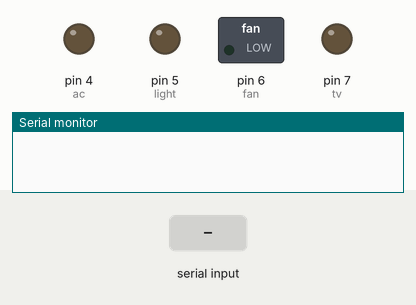
Recording of a sketch running on a simulated Arduino Uno, built with avr-gcc and run on an emulated ATmega328P. On the bench: switched loads named in the sketch (green lamp = pin HIGH), output pins drawn as LEDs (lit = HIGH), the last lines printed to the serial monitor. The inputs (shaded band) are chosen by the test bench.

Above: at 1.2 s.
1.3 s: "turn on light" received over the second serial link
At 2.5 s:
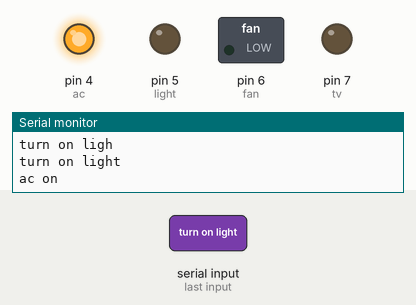
2.8 s: "turn on LED" received over the second serial link
At 4.0 s:
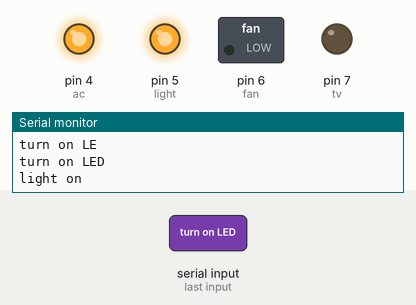
4.3 s: "turn off light" received over the second serial link
At 5.5 s:
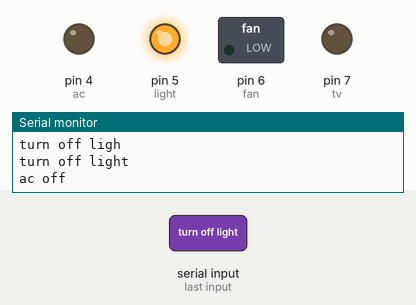
5.8 s: "turn on motor" received over the second serial link
At 7.0 s:
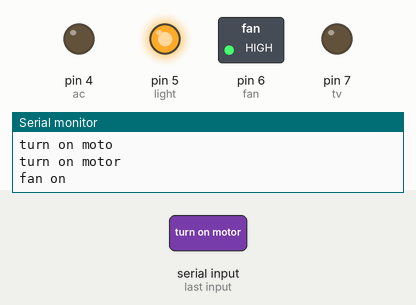
7.3 s: "turn off LED" received over the second serial link
At 8.1 s:
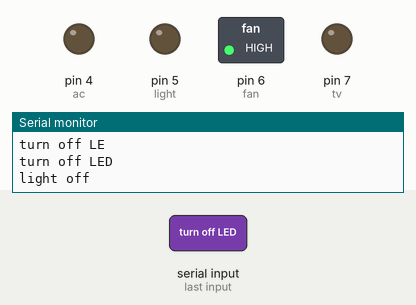
8.8 s: "turn on fan" received over the second serial link
At 9.7 s:
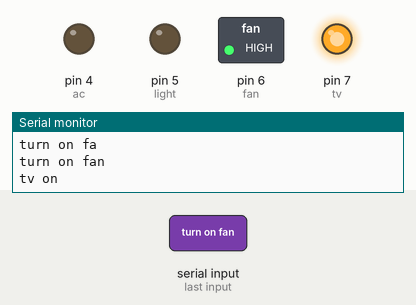
Timing chart, 0 to 11.3 s (numbered marks = the images above; inputs shaded):
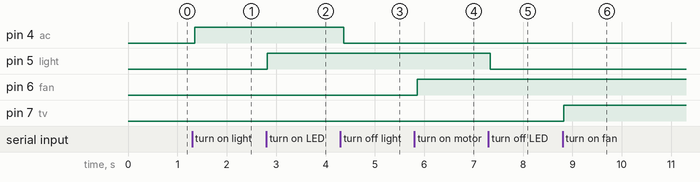

Measured:
- after the input at 1.3 s, pin 4 (ac): LOW → HIGH after 0.05 s
- after the input at 2.8 s, pin 5 (light): LOW → HIGH at once
- after the input at 4.3 s, pin 4 (ac): HIGH → LOW after 0.07 s
- after the input at 5.8 s, pin 6 (fan): LOW → HIGH after 0.05 s
- after the input at 7.3 s, pin 5 (light): HIGH → LOW at once
- after the input at 8.8 s, pin 7 (tv): LOW → HIGH at once

The sketch:

arduino_code.ino
```cpp
#include <SoftwareSerial.h>

const int rxPin = 2;
const int txPin = 3;
SoftwareSerial mySerial(rxPin, txPin);

int ac=4;
int light=5;
int fan=6;
int tv=7;
String data;

void setup()
{
   Serial.begin(9600);
   mySerial.begin(9600);

   pinMode(ac, OUTPUT);
   pinMode(light, OUTPUT);
   pinMode(fan, OUTPUT);
   pinMode(tv, OUTPUT);

   digitalWrite(ac, LOW);
   digitalWrite(light, LOW);
   digitalWrite(fan, LOW);
   digitalWrite(tv, LOW);
}

void loop()
{
    int i=0;
    char ch=0;
    data="";
while(1)
{
      while(mySerial.available()<=0)
      {
        data="";
      }
      ch = mySerial.read();
      data+=ch;

   Serial.println(data);

    if(data=="turn on light")
    {
      digitalWrite(ac,HIGH);
      Serial.println("ac on");
      break;
    }
    else if(data=="turn off light")
    {
      digitalWrite(ac,LOW);
      Serial.println("ac off");
      break;
    }
    else if(data=="turn on LED")
    {
      digitalWrite(light,HIGH);
      Serial.println("light on");
      break;
    }
    else if(data=="turn off LED")
    {
      digitalWrite(light,LOW);
      Serial.println("light off");
      break;
    }
    else if(data=="turn on motor")
    {
      digitalWrite(fan,HIGH);
      Serial.println("fan on");
    }
    else if(data=="turn off motor")
    {
      digitalWrite(fan,LOW);
      Serial.println("fan off");
      break;
    }
    else if(data=="turn on fan")
    {
      digitalWrite(tv,HIGH);
      Serial.println("tv on");
      break;
    }
    else if(data=="turn off fan")
    {
      digitalWrite(tv,LOW);
      Serial.println("tv off");
      break;
    }
    else if(data=="turn on all")
    {
      digitalWrite(ac,HIGH);
      digitalWrite(light,HIGH);
      digitalWrite(fan,HIGH);
      digitalWrite(tv,HIGH);
      Serial.println("all on");
      break;
    }
    else if(data=="turn off all")
    {
      digitalWrite(ac,LOW);
      digitalWrite(light,LOW);
      digitalWrite(fan,LOW);
      digitalWrite(tv,LOW);
      Serial.println("all off");
      break;

    }
}

}
```
